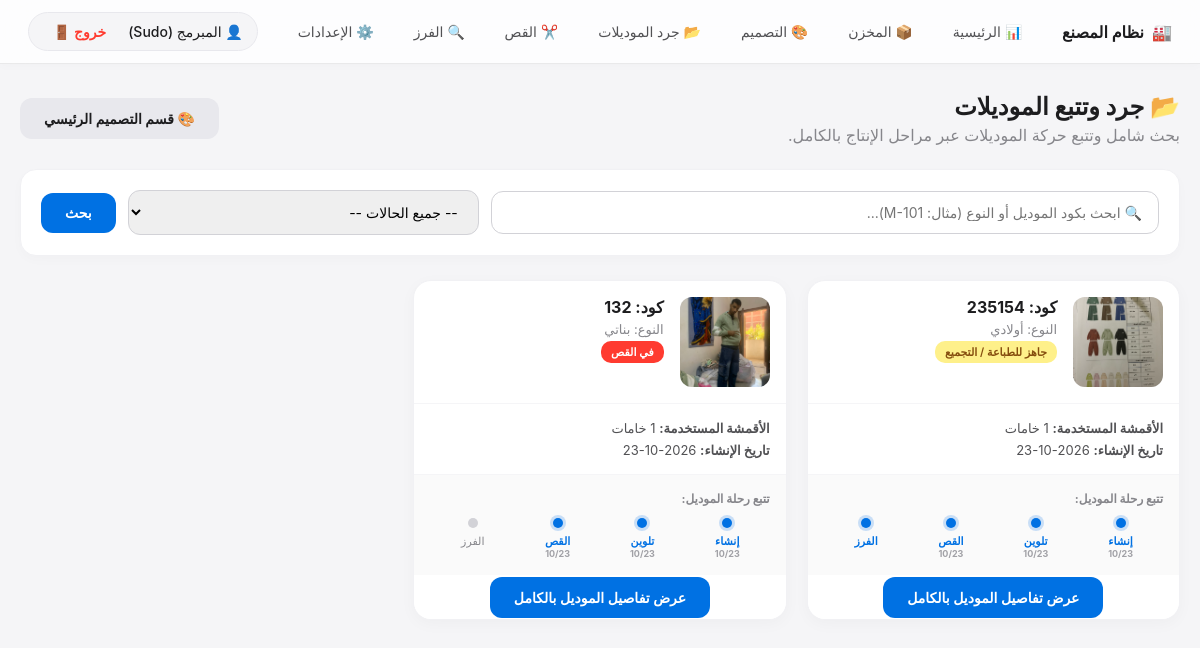
/design/inventory (signed in), run on the app's committed database.
### app/models.py (models this page shows)
class DesignModel(db.Model):
    id = db.Column(db.Integer, primary_key=True)
    model_code = db.Column(db.String(50), unique=True, nullable=False)
    image_url = db.Column(db.String(200), nullable=False)
    model_type = db.Column(db.String(50), nullable=True)
    status = db.Column(db.String(50), default='تصميم')
    is_deleted = db.Column(db.Boolean, default=False)
    target_quantity = db.Column(db.Integer, default=0)
    marker_length = db.Column(db.Float, nullable=True)
    sizes_selected = db.Column(db.String(200), nullable=True)
    main_marker_url = db.Column(db.String(200), nullable=True)
    print_marker_url = db.Column(db.String(200), nullable=True)
    marker_efficiency = db.Column(db.Float, nullable=True)
    notes_shirt = db.Column(db.Text, nullable=True)
    notes_pants = db.Column(db.Text, nullable=True)
    created_at = db.Column(db.DateTime, default=get_egypt_time)
    colored_at = db.Column(db.DateTime, nullable=True)
    cut_at = db.Column(db.DateTime, nullable=True)
    requirements = db.relationship('ModelRequirement', backref='model', lazy=True)
    accessories = db.relationship('ModelAccessory', backref='model', lazy=True)
    cutting_records = db.relationship('CuttingRecord', backref='model', lazy=True)
    qc_records = db.relationship('QCRecord', backref='model', lazy=True)

### app/design/routes.py (the view)
@design_bp.route('/inventory')
def model_inventory():
    search_query = request.args.get('q', '').strip()
    status_filter = request.args.get('status', '')
    query = DesignModel.query.filter_by(is_deleted=False)
    if search_query:
        query = query.filter(DesignModel.model_code.contains(search_query) | DesignModel.model_type.contains(search_query))
    if status_filter:
        query = query.filter_by(status=status_filter)
    models = query.order_by(DesignModel.created_at.desc()).all()
    log_action("جرد الموديلات", f"بحث في جرد الموديلات بكلمة: {search_query}")
    return render_template('design/inventory.html', models=models, search_query=search_query, status_filter=status_filter)

### app/models.py (called while the page is built)
def get_egypt_time():
    return datetime.now(pytz.timezone('Africa/Cairo'))

def log_action(action, details=""):
    try:
        user_id = session.get('user_id')
        ip = request.remote_addr
        agent = request.user_agent.string
        log = AuditLog(
            user_id=user_id,
            action=action,
            details=details,
            ip_address=ip,
            user_agent=agent
        )
        db.session.add(log)
        db.session.commit()
    except Exception:
        pass

### app/templates/design/inventory.html (shortened to what this page needs)
{% extends 'base.html' %}
{% block content %}
<div style="display: flex; justify-content: space-between; align-items: center; margin-bottom: 24px;">
    <div>
        <h2 style="margin: 0 0 4px 0; font-weight: 700;">📂 جرد وتتبع الموديلات</h2>
        <p style="color: #86868b; margin: 0;">بحث شامل وتتبع حركة الموديلات عبر مراحل الإنتاج بالكامل.</p>
    </div>
    <a href="/design" class="apple-btn" style="background: #e8e8ed; color: #1d1d1f;">🎨 قسم التصميم الرئيسي</a>
</div>
<div class="search-card">
    <form method="GET" action="/design/inventory" class="search-grid">
        <input type="text" name="q" value="{{ search_query }}" class="form-input" placeholder="🔍 ابحث بكود الموديل أو النوع (مثال: M-101)...">
        <select name="status" class="form-input" style="flex: 0.5;">
            <option value="">-- جميع الحالات --</option>
        </select>
        <button type="submit" class="apple-btn">بحث</button>
    </form>
</div>
<div class="models-grid">
    {% for model in models %}
    <div class="model-card">
        <div class="model-header">
            <img src="{{ model.image_url }}" class="model-img">
            <div>
                <h3 style="margin: 0 0 4px 0; font-size: 16px;">كود: {{ model.model_code }}</h3>
                <div style="font-size: 13px; color: #86868b;">النوع: {{ model.model_type or 'غير محدد' }}</div>
                <span class="badge {% if model.status == 'في القص' %}status-cut{% elif model.status == 'فرز وكنترول' %}status-qc{% else %}status-design{% endif %}">
                    {{ model.status }}
                </span>
            </div>
        </div>
        <div style="padding: 16px; font-size: 13px; color: #515154;">
            <div style="margin-bottom: 6px;"><strong>الأقمشة المستخدمة:</strong> {{ model.requirements|length }} خامات</div>
            <div><strong>تاريخ الإنشاء:</strong> {{ model.created_at.strftime('%Y-%m-%d') if model.created_at else '---' }}</div>
        </div>
        <div class="timeline">
            <div class="timeline-title">تتبع رحلة الموديل:</div>
            <div class="timeline-steps">
                <div class="timeline-step active">
                    <div class="step-dot"></div>
                    إنشاء
                    <div style="font-size: 9px; color: #a1a1a6;">{{ model.created_at.strftime('%m/%d') if model.created_at else '' }}</div>
                </div>
                <div class="timeline-step {% if model.colored_at %}active{% endif %}">
                    <div class="step-dot"></div>
                    تلوين
                    <div style="font-size: 9px; color: #a1a1a6;">{{ model.colored_at.strftime('%m/%d') if model.colored_at else '' }}</div>
                </div>
                <div class="timeline-step {% if model.cut_at %}active{% endif %}">
                    <div class="step-dot"></div>
                    القص
                    <div style="font-size: 9px; color: #a1a1a6;">{{ model.cut_at.strftime('%m/%d') if model.cut_at else '' }}</div>
                </div>
                <div class="timeline-step {% if model.status == 'فرز وكنترول' or model.status == 'جاهز للطباعة / التجميع' %}active{% endif %}">
                    <div class="step-dot"></div>
                    الفرز
                </div>
            </div>
        </div>
        <div style="padding: 12px 16px; background: white; text-align: center;">
            <a href="/design/inventory/model/{{ model.id }}" class="apple-btn">عرض تفاصيل الموديل بالكامل</a>
        </div>
    </div>
    {% else %}
    <p style="color: #86868b; grid-column: 1 / -1; text-align: center; padding: 40px;">لا توجد موديلات مطابقة لنتائج البحث.</p>
    {% endfor %}
</div>
{% endblock %}

### app/templates/base.html (style rules this page uses)
body { font-family: -apple-system, BlinkMacSystemFont, "Segoe UI", Roboto, sans-serif; background-color: #f5f5f7; margin: 0; color: #1d1d1f; }

### app/templates/design/inventory.html (style rules this page uses)
.search-card { background: white; border-radius: 16px; padding: 20px; border: 1px solid #f1f1f4; margin-bottom: 24px; box-shadow: 0 4px 12px rgba(0,0,0,0.02); }
.search-grid { display: flex; gap: 12px; align-items: center; flex-wrap: wrap; }
.form-input { flex: 1; min-width: 200px; padding: 12px 16px; border: 1px solid #d2d2d7; border-radius: 12px; font-family: inherit; font-size: 14px; outline: none; }
.apple-btn { padding: 12px 24px; border: none; border-radius: 12px; cursor: pointer; font-weight: 600; font-size: 14px; background: #0071e3; color: white; text-decoration: none; text-align: center; }
.models-grid { display: grid; grid-template-columns: repeat(auto-fill, minmax(320px, 1fr)); gap: 20px; }
.model-card { background: white; border-radius: 18px; border: 1px solid #f1f1f4; overflow: hidden; box-shadow: 0 4px 16px rgba(0,0,0,0.03); transition: transform 0.2s; }
.model-header { display: flex; gap: 16px; padding: 16px; border-bottom: 1px solid #f5f5f7; }
.model-img { width: 90px; height: 90px; border-radius: 12px; object-fit: cover; background: #f5f5f7; }
.badge { padding: 4px 10px; border-radius: 10px; font-size: 11px; font-weight: 600; display: inline-block; margin-top: 4px; }
.status-design { background: #fef08a; color: #854d0e; }
.status-cut { background: #ff3b30; color: white; }
.timeline { padding: 16px; background: #fafafa; border-top: 1px solid #f5f5f7; }
.timeline-title { font-size: 12px; font-weight: 700; color: #86868b; margin-bottom: 12px; }
.timeline-steps { display: flex; justify-content: space-between; position: relative; }
.timeline-step { flex: 1; text-align: center; font-size: 11px; color: #86868b; position: relative; }
.timeline-step.active { color: #0071e3; font-weight: 700; }
.step-dot { width: 10px; height: 10px; border-radius: 50%; background: #d2d2d7; margin: 0 auto 6px; }
.timeline-step.active .step-dot { background: #0071e3; box-shadow: 0 0 0 3px rgba(0,113,227,0.2); }

### data on the page
DesignModel: image_url (picture), model_code "235154", model_type "أولادي", status "جاهز للطباعة / التجميع", created_at "2026-10-23", created_at "10/23", colored_at "10/23", cut_at "10/23"
DesignModel: image_url (picture), model_code "132", model_type "بناتي", status "في القص", requirements|length "1", created_at "2026-10-23", created_at "10/23", colored_at "10/23", cut_at "10/23"

### other printed values
{{ session.get('real_name') }} "المبرمج (Sudo)"
